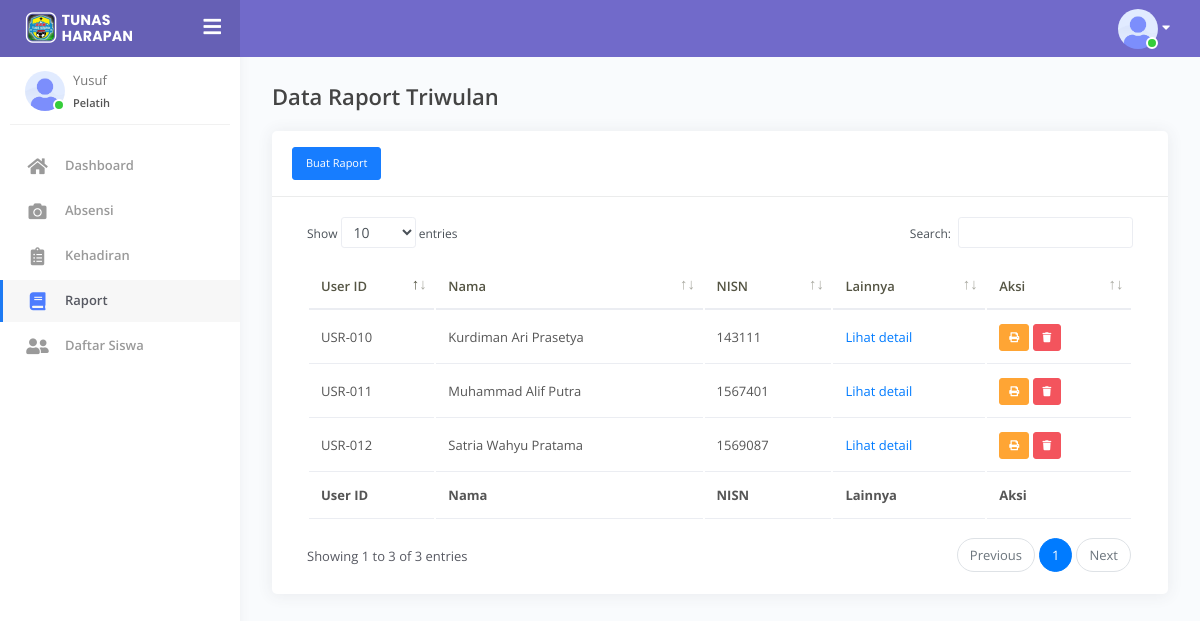
Screenshot of /raport.php (signed in) with the database file from the repository.
### tables this page shows
CREATE TABLE `user` (
  `id` int(11) NOT NULL,
  `username` varchar(50) NOT NULL,
  `email` varchar(35) NOT NULL,
  `password` varchar(50) NOT NULL,
  `level` int(11) NOT NULL,
  `id_user` varchar(10) NOT NULL,
  `foto` varchar(50) NOT NULL DEFAULT 'avatar.png'
);

CREATE TABLE `raport` (
  `id` int(11) NOT NULL,
  `id_user` varchar(10) NOT NULL,
  `nama` varchar(50) NOT NULL,
  `nisn` int(11) NOT NULL,
  `tempat_lahir` varchar(20) NOT NULL,
  `tanggal_lahir` date NOT NULL,
  `posisi` varchar(20) NOT NULL,
  `Kehadiran` varchar(15) NOT NULL,
  `ijin` int(11) NOT NULL DEFAULT '0',
  `sakit` int(11) NOT NULL DEFAULT '0',
  `tanpa_keterangan` int(11) NOT NULL DEFAULT '0',
  `kerjasama_tim` varchar(15) NOT NULL,
  `Jiwa_kompetisi` varchar(15) NOT NULL,
  `Konsentrasi` varchar(15) NOT NULL,
  `Kontrol_diri` varchar(15) NOT NULL,
  `disiplin` varchar(15) NOT NULL,
  `imunitas` varchar(15) NOT NULL,
  `kelincahan` varchar(15) NOT NULL,
  `dribling_skill` int(11) NOT NULL,
  `passing` int(11) NOT NULL,
  `kontrol` int(11) NOT NULL,
  `shooting` int(11) NOT NULL,
  `heading` int(11) NOT NULL,
  `tangkap` int(11) DEFAULT NULL,
  `menepis` int(11) DEFAULT NULL,
  `meninju` int(11) DEFAULT NULL
);

### raport.php (the view, shortened to what this page needs)
<?php
include "conn.php";
?>
<!DOCTYPE html>
<html lang="en">
<head>
    <link rel="stylesheet" href="assets/css/bootstrap.min.css">
    <link rel="stylesheet" href="assets/css/azzara.min.css">
    <link rel="stylesheet" href="assets/css/demo.css">
</head>
<body>
    <div class="wrapper">
        <?= include "layout/header.php"; ?>
        <?= include "layout/sidebar.php"; ?>
        <div class="main-panel">
            <div class="content">
                <div class="page-inner">
                    <div class="page-header">
                        <h4 class="page-title">Data Raport Triwulan</h4>
                    </div>
                    <div class="row">
                        <div class="col-md-12">
                            <div class="card">
                                <div class="card-header">
                                <?php if($_SESSION['level']!=2){?>
                                    <a class="btn btn-primary btn-sm btn-flat" href="raport_tambah.php">Buat Raport</a>
                                    <?php }?>
                                </div>
                                <div class="card-body">
                                    <div class="table-responsive">
                                    <?php if($_SESSION['level']==2){?>
                                        <table id="raport" class="display table-inverse table table-hover">
                                            <thead calss="thead-inverse">
                                                <tr>
                                                    <th>User ID</th>
                                                    <th>Nama</th>
                                                    <th>NISN</th>
                                                    <th>Lainnya</th>
                                                    <th>Aksi</th>
                                                </tr>
                                            </thead>
                                            <tbody>
                                                <?php
                                                include "conn.php";
                                                $sql = mysqli_query($con, "SELECT * FROM raport where id_user='$_SESSION[id_user]'");
                                                while ($data = mysqli_fetch_array($sql)) {
                                                ?>
                                                    <tr>
                                                        <td><?= $data['id_user'] ?></td>
                                                        <td><?= $data['nama'] ?></td>
                                                        <td><?= $data['nisn'] ?></td>
                                                        <td><a href="raport_detail.php?id=<?= $data['id'] ?>"> Lihat detail </a></td>
                                                        <td>
                                                            <a href="raport_print.php?id=<?= $data['id'] ?>" target="_blank" class="btn btn-xs btn-warning" data-toggle="tooltip" data-placement="top" title="Cetak"><i class="fas fa-print" ></i></a>
                                                        </td>
                                                    </tr>
                                                <?php } ?>
                                            </tbody>
                                        </table>
                                   <?php }else{?>
                                    <table id="raport" class="display table-inverse table table-hover">
                                            <thead calss="thead-inverse">
                                                <tr>
                                                    <th>User ID</th>
                                                    <th>Nama</th>
                                                    <th>NISN</th>
                                                    <th>Lainnya</th>
                                                    <th>Aksi</th>
                                                </tr>
                                            </thead>
                                            <tfoot>
                                                <tr>
                                                <th>User ID</th>
                                                    <th>Nama</th>
                                                    <th>NISN</th>
                                                    <th>Lainnya</th>
                                                    <th>Aksi</th>
                                                </tr>
                                            </tfoot>
                                            <tbody>
                                                <?php
                                                include "conn.php";
                                                $sql = mysqli_query($con, "SELECT * FROM raport ORDER BY nama asc");
                                                while ($data = mysqli_fetch_array($sql)) {
                                                ?>
                                                    <tr>
                                                        <td><?= $data['id_user'] ?></td>
                                                        <td><?= $data['nama'] ?></td>
                                                        <td><?= $data['nisn'] ?></td>
                                                        <td><a href="raport_detail.php?id=<?= $data['id'] ?>"> Lihat detail </a></td>
                                                        <td>
                                                            <a href="raport_print.php?id=<?= $data['id'] ?>" target="_blank" class="btn btn-xs btn-warning" data-toggle="tooltip" data-placement="top" title="Cetak"><i class="fas fa-print" ></i></a>
                                                            <a href="raport_hapus.php?id=<?= $data['id'] ?>" onClick="return confirm('Yakin hapus data?')" class="btn btn-xs btn-danger " data-toggle="tooltip" data-placement="top" title="Hapus data"><i class="fas fa-trash"></i></a>
                                                        </td>
                                                    </tr>
                                                <?php } ?>
                                            </tbody>
                                        </table>
                                    <?php } ?>
                                    </div>
                                </div>
                            </div>
                        </div>
                    </div>
                </div>
            </div>
        </div>
</body>
</html>

### layout/header.php (shortened to what this page needs)
<div class="main-header" data-background-color="purple">
    <div class="logo-header">
				<a href="dashboard.php" class="logo">
					<img src="assets/img/icon bar.png" alt="navbar brand" class="navbar-brand">
				</a>
				<div class="navbar-minimize">
					<button class="btn btn-minimize btn-rounded">
						<i class="fa fa-bars"></i>
					</button>
				</div>
			</div>
    <nav class="navbar navbar-header navbar-expand-lg">
        <div class="container-fluid">
            <ul class="navbar-nav topbar-nav ml-md-auto align-items-center">
                <li class="nav-item dropdown hidden-caret">
                    <a class="dropdown-toggle profile-pic" data-toggle="dropdown" href="#" aria-expanded="false">
                        <div class="avatar-sm avatar avatar-online">
                        <?php
                            include "conn.php";
                            $sql = mysqli_query($con, "SELECT * FROM user where id_user='$_SESSION[id_user]'");
                            $foto = mysqli_fetch_array($sql);
                            ?>
                            <img src="img/foto/<?= $foto['foto'] ?>" alt="..." class="avatar-img rounded-circle">
                        </div>
                        <i class="fa fa-caret-down text-white" aria-hidden="true"></i>
                    </a>
                </li>
            </ul>
        </div>
    </nav>
</div>

### layout/sidebar.php (shortened to what this page needs)
<div class="sidebar">
    <div class="sidebar-wrapper scrollbar-inner">
        <div class="sidebar-content">
            <div class="user">
                <div class="avatar-sm float-left mr-2 avatar avatar-online">
                    <?php
                    include "conn.php";
                    $sql = mysqli_query($con, "SELECT * FROM user where id_user='$_SESSION[id_user]'");
                    $foto = mysqli_fetch_array($sql);
                    ?>
                    <img src="img/foto/<?= $foto['foto'] ?>" alt="..." class="avatar-img rounded-circle">
                </div>
                <div class="info">
                    <a data-toggle="sidebar" href="#collapseExample" aria-expanded="true">
                        <span>
                            <?= $_SESSION['username'] ?>
                            <span class="user-level">
                                <?php
                                if ($_SESSION['level'] == 1) {
                                    echo "Pelatih";
                                } else if ($_SESSION['level'] == 2) {
                                    echo "Siswa";
                                } else if ($_SESSION['level'] == 4) {
                                    echo "Ketua SSB";
                                } else {
                                    echo "Administrator";
                                }
                                ?>
                            </span>
                        </span>
                    </a>
                </div>
            </div>
            <ul class="nav">
                <?php
                $uri = $_SERVER['REQUEST_URI'];
                ?>
                <li class="nav-item  <?= $uri === '/dashboard.php' ? 'active' : ''; ?> ">
                    <a href="dashboard.php">
                        <i class="fas fa-home"></i>
                        <p>Dashboard</p>
                    </a>
                </li>
                <?php if ($_SESSION['level'] == 0) { ?>
                    <li class="nav-item <?= ($uri === '/pelatih.php' or $uri === '/pelatih_akun.php') ? 'active' : ''; ?>">
                        <a data-toggle="collapse" href="#pelatih" class="collapsed" aria-expanded="false">
                            <i class="fas fa-user-friends"></i>
                            <p>Pelatih</p>
                            <span class="caret"></span>
                        </a>
                        <div class="collapse" id="pelatih">
                            <ul class="nav nav-collapse">
                                <li class="<?= $uri === '/pelatih.php' ? 'active' : ''; ?>">
                                    <a href="pelatih.php">
                                        <span class="sub-item">Daftar Pelatih</span>
                                    </a>
                                </li>
                                <li class="<?= $uri === '/pelatih_akun.php' ? 'active' : ''; ?>">
                                    <a href="pelatih_akun.php">
                                        <span class="sub-item">Akun</span>
                                    </a>
                                </li>
                            </ul>
                        </div>
                    </li>
                    <li class="nav-item <?= $uri === '/scan.php' ? 'active' : ''; ?> ">
                        <a href="scan.php">
                            <i class="fas fa-camera"></i>
                            <p>Absensi</p>
                        </a>
                    </li>
                    <li class="nav-item <?= $uri === '/kehadiran.php' ? 'active' : ''; ?> ">
                        <a href="kehadiran.php">
                            <i class="fas fa-clipboard-list"></i>
                            <p>Kehadiran</p>
                        </a>
                    </li>
                    <li class="nav-item <?= $uri === '/anggota.php' ? 'active' : ''; ?> ">
                        <a href="anggota.php">
                            <i class="fas fa-user-friends"></i>
                            <p>Daftar Siswa</p>
                        </a>
                    </li>
                    <li class="nav-item <?= $uri === '/raport.php' ? 'active' : ''; ?> ">
                        <a href="raport.php">
                            <i class="fas fa-book"></i>
                            <p>Raport</p>
                        </a>
                    </li>
                <?php  } else if ($_SESSION['level'] == 1) { ?>
                    <li class="nav-item <?= $uri === '/scan.php' ? 'active' : ''; ?> ">
                        <a href="scan.php">
                            <i class="fas fa-camera"></i>
                            <p>Absensi</p>
                        </a>
                    </li>
                    <li class="nav-item <?= $uri === '/kehadiran.php' ? 'active' : ''; ?> ">
                        <a href="kehadiran.php">
                            <i class="fas fa-clipboard-list"></i>
                            <p>Kehadiran</p>
                        </a>
                    </li>
                    <li class="nav-item <?= $uri === '/raport.php' ? 'active' : ''; ?> ">
                        <a href="raport.php">
                            <i class="fas fa-book"></i>
                            <p>Raport</p>
                        </a>
                    </li>
                    <li class="nav-item <?= $uri === '/anggota.php' ? 'active' : ''; ?> ">
                        <a href="anggota.php">
                            <i class="fas fa-user-friends"></i>
                            <p>Daftar Siswa</p>
                        </a>
                    </li>
                <?php  } else if ($_SESSION['level'] == 2) { ?>
                    <li class="nav-item  <?= $uri === '/keanggotaan.php' ? 'active' : ''; ?> ">
                        <a href="keanggotaan.php">
                            <i class="fas fa-user"></i>
                            <p>Data Diri</p>
                        </a>
                    </li>
                    <li class="nav-item  <?= $uri === '/status_keanggotaan.php' ? 'active' : ''; ?> ">
                        <a href="status_keanggotaan.php">
                            <i class="fas fa-id-card"></i>
                            <p>Status Keanggotaan</p>
                        </a>
                    </li>
                    <?php
                     $sql = mysqli_query($con, "SELECT * FROM anggota where id_user='$_SESSION[id_user]'");
                     $data = mysqli_fetch_array($sql);
                     if($data){?>
  <li class="nav-item <?= $uri === '/kehadiran.php' ? 'active' : ''; ?> ">
                        <a href="kehadiran.php">
                            <i class="fas fa-clipboard-list"></i>
                            <p>Kehadiran</p>
                        </a>
                    </li>
                    <li class="nav-item <?= $uri === '/raport.php' ? 'active' : ''; ?> ">
                        <a href="raport.php">
                            <i class="fas fa-book"></i>
                            <p>Raport</p>
                        </a>
                    </li>
                    <?php }
                    ?>
                <?php } ?>
            </ul>
        </div>
    </div>
</div>

### rows the page displays
user: foto (placeholder picture)
raport: id_user "USR-010", nama "Kurdiman Ari Prasetya", nisn "143111"
raport: id_user "USR-011", nama "Muhammad Alif Putra", nisn "1567401"
raport: id_user "USR-012", nama "Satria Wahyu Pratama", nisn "1569087"

### other values shown
$_SESSION['username'] "Yusuf"
